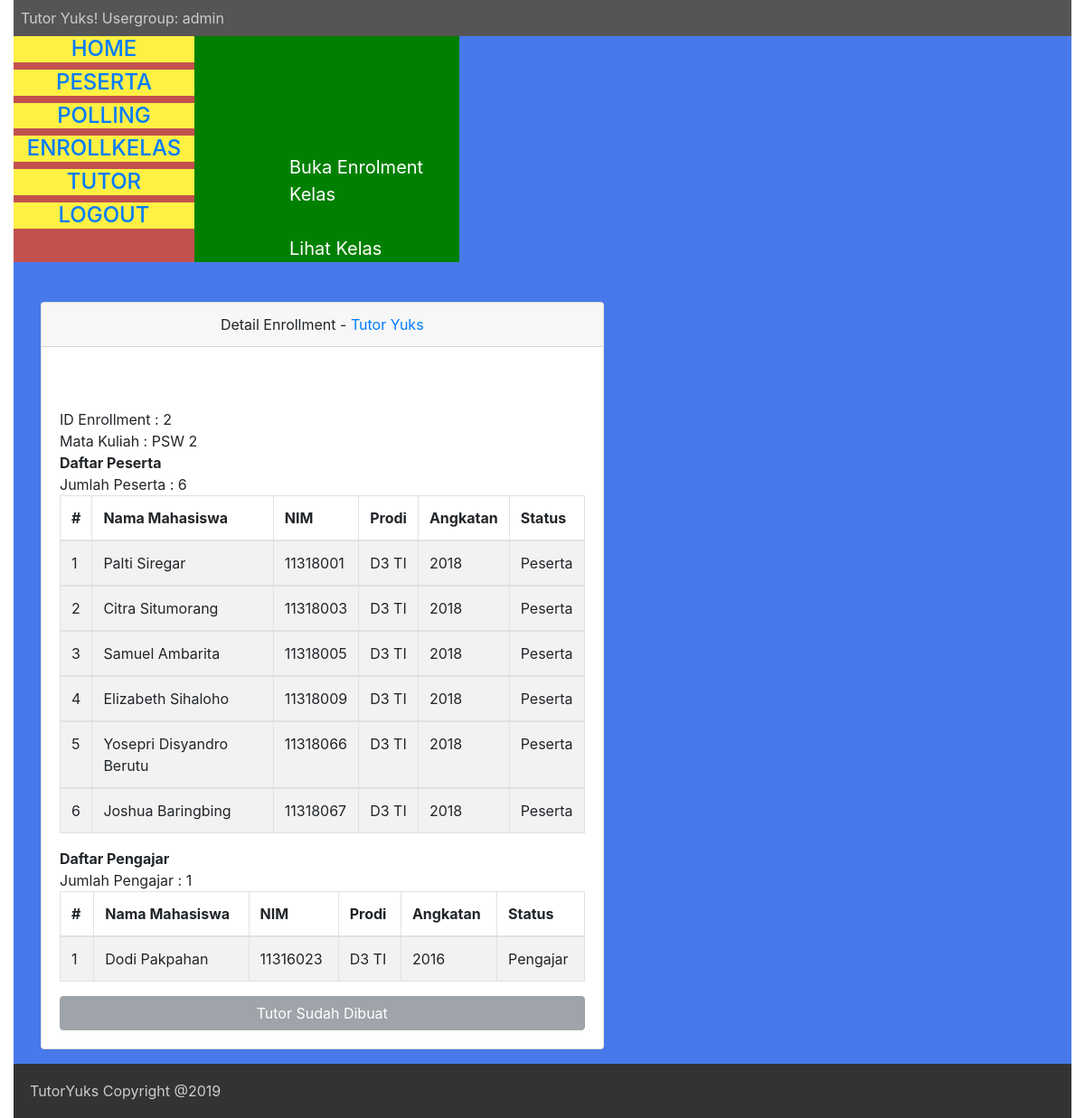
Page /admin/detailKelas.php?id=2 (signed in) on the committed database.
### tables this page shows
CREATE TABLE `kelas_mahasiswa` (
  `kelas_id` int(11) NOT NULL,
  `mahasiswa_id` int(11) NOT NULL,
  `status` int(11) DEFAULT '0',
  `role` char(10) DEFAULT 'Peserta',
  PRIMARY KEY (`kelas_id`,`mahasiswa_id`)
);

CREATE TABLE `mahasiswa` (
  `NIM` char(10) DEFAULT NULL,
  `nama` varchar(100) NOT NULL,
  `prodi` varchar(50) NOT NULL,
  `username` char(10) DEFAULT NULL,
  `password` varchar(50) DEFAULT NULL,
  `role` char(10) DEFAULT NULL,
  `gbr` blob,
  `id` int(11) NOT NULL AUTO_INCREMENT,
  `angkatan` char(10) DEFAULT NULL,
  PRIMARY KEY (`id`)
);

### admin/proses/function/functions.php (called while the page is built, shortened)
<?php
	$conn = mysqli_connect(DB_HOST, DB_USER, DB_PASS, DB_NAME);
	function exeQuery($query){
		global $conn;
		$stat = mysqli_query($conn, $query);
		return $stat;
	}
	function getPesertaKelas($idk){
		$sql = "SELECT  m.nama AS nama, m.NIM AS nim, m.prodi AS prodi, m.angkatan AS angkatan, k.role AS role, k.status as status
			FROM kelas_mahasiswa k
			INNER JOIN mahasiswa m
			ON m.id=k.mahasiswa_id
			WHERE k.kelas_id = '$idk' ORDER BY m.NIM";
		$hasil = exeQuery($sql);
		return $hasil;
	}
	function getKelasStat($id)
	{
		$sql = "SELECT status_tutor from kelas where id='$id' ";
		$query = exeQuery($sql);
		$hasil = mysqli_fetch_array($query, MYSQLI_ASSOC);
		$kirim = $hasil['status_tutor'];
		return $kirim;
	}
?>

### admin/detailKelas.php (the view, shortened to what this page needs)
<?php
require_once "header.php";
include_once "proses/function/functions.php";
?>
                    <div class="col-sm-3" style="background-color: green;">
                            <div style="margin-top: 130px;font-size: 20px;margin-left: 90px;">
                                    <a href="kelas.php" style="color: white;">Buka Enrolment Kelas</a>
                                </div>
                            <div style="margin-top :30px;font-size: 20px;margin-left: 90px;">
                                    <a href="listkelas.php"style="color: white;">Lihat Kelas</a>
                                </div>
	  				</div>
	  				<div class="col-sm-7">
	  				<br/>
 <div class="container">
            <div class="card mt-1">
                <div class="card-header text-center">
                    Detail Enrollment - <a href="#" target="_blank">Tutor Yuks</a>
                </div>
                <div class="card-body">
                    <br/>
                    <br/>
                    <table class="table table-bordered table-hover table-striped">
                        <thead>
                            <tr>
                                <th>#</th>
                                <th>Nama Mahasiswa</th>
                                <th>NIM</th>
                                <th>Prodi</th>
                                <th>Angkatan</th>
                                <th>Status</th>
                            </tr>
                        </thead>
                        <?php
                        $peserta = getPesertaKelas($_GET['id']); global $countPeserta; $countPeserta=0;
                            while ($data = mysqli_fetch_array($peserta, MYSQLI_ASSOC)) {
                                if($data['status'] == 1 && $data['role'] == 'Peserta'){
                        ?>
                        <tbody>
                            <tr>
                                <td><?=++$countPeserta?></td>
                                <td><?=$data['nama']?></td>
                                <td><?=$data['nim']?></td>
                                <td><?=$data['prodi']?></td>
                                <td><?=$data['angkatan']?></td>
                                <td><?=$data['role']?></td>
                            </tr>
                        </tbody>
                        <?php
                            }
                        }
                        ?>
    <tbody>
	ID Enrollment : <?= $_GET['id'] ?> <br/>
	Mata Kuliah :  <?=getOneMatkulKelas($_GET['id'])?> <br/>
    <B> Daftar Peserta </B> <br/>
	Jumlah Peserta : <?=$countPeserta?> <br/>
                        </tbody>
                    </table>
 <table class="table table-bordered table-hover table-striped">
                        <thead>
                            <tr>
                                <th>#</th>
                                <th>Nama Mahasiswa</th>
                                <th>NIM</th>
                                <th>Prodi</th>
                                <th>Angkatan</th>
                                <th>Status</th>
                            </tr>
                        </thead>
                        <?php
                        $peserta = getPesertaKelas($_GET['id']); global $countPengajar; $countPengajar = 0;;
                            while ($data = mysqli_fetch_array($peserta, MYSQLI_ASSOC)) {
                                if($data['status'] == 1 && $data['role'] == 'Pengajar'){
                        ?>
                        <tbody>
                            <tr>
                                <td><?=++$countPengajar?></td>
                                <td><?=$data['nama']?></td>
                                <td><?=$data['nim']?></td>
                                <td><?=$data['prodi']?></td>
                                <td><?=$data['angkatan']?></td>
                                <td><?=$data['role']?></td>
                            </tr>
                        </tbody>
                        <?php
                            }
                        }
                        ?>
    <tbody>
    <B>Daftar Pengajar</B> <br>
   Jumlah Pengajar : <?=$countPengajar?> <br/>
                        </tbody>
                    </table>
            <?php
            $stat = getKelasStat($_GET['id']);
            if ($stat == 1) {
            ?>
            <button type="button" class="btn btn-secondary" disabled>Tutor Sudah Dibuat</button>
            <?php
        }
            ?>
                </div>
            </div>
        </div>
	  				</div>
<?php
require_once "footer.php";
?>

### css/style.css (style rules this page uses)
button { background-color: #049372; color: white; padding: 14px 20px; margin: 8px 0; border: none; cursor: pointer; width: 100%; }
.container { padding: 16px; }

### rows in the picture
kelas_mahasiswa: mahasiswa.nama "Palti Siregar", mahasiswa.NIM "11318001", mahasiswa.prodi "D3 TI", mahasiswa.angkatan "2018", role "Peserta"
kelas_mahasiswa: mahasiswa.nama "Citra Situmorang", mahasiswa.NIM "11318003", mahasiswa.prodi "D3 TI", mahasiswa.angkatan "2018", role "Peserta"
kelas_mahasiswa: mahasiswa.nama "Samuel Ambarita", mahasiswa.NIM "11318005", mahasiswa.prodi "D3 TI", mahasiswa.angkatan "2018", role "Peserta"
kelas_mahasiswa: mahasiswa.nama "Elizabeth Sihaloho", mahasiswa.NIM "11318009", mahasiswa.prodi "D3 TI", mahasiswa.angkatan "2018", role "Peserta"
kelas_mahasiswa: mahasiswa.nama "Yosepri Disyandro Berutu", mahasiswa.NIM "11318066", mahasiswa.prodi "D3 TI", mahasiswa.angkatan "2018", role "Peserta"
kelas_mahasiswa: mahasiswa.nama "Joshua Baringbing", mahasiswa.NIM "11318067", mahasiswa.prodi "D3 TI", mahasiswa.angkatan "2018", role "Peserta"
kelas_mahasiswa: mahasiswa.nama "Dodi Pakpahan", mahasiswa.NIM "11316023", mahasiswa.prodi "D3 TI", mahasiswa.angkatan "2016", role "Pengajar"

### other values in the picture
$_SESSION['role'] "admin"
